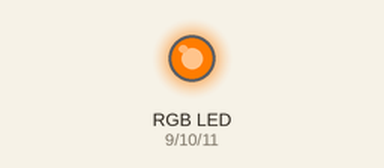
Simulated run of this sketch. Board: Arduino Uno, built with avr-gcc and run on an emulated ATmega328P. Shown: an RGB LED mixed from three pins (HIGH = lit).

Above: at 0.05 s.
At 4.0 s:
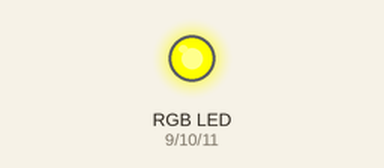
Timing chart, 0 to 4.6 s (numbered marks = the images above):
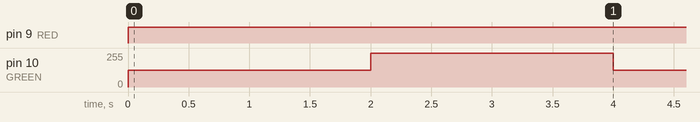

The sketch:

RGB.ino
```cpp
int RED=9;
int GREEN=10;
int BLUE=11;
int i=0;
void setup() {
  // put your setup code here, to run once:
pinMode(RED,OUTPUT);
pinMode(GREEN,OUTPUT);
pinMode(BLUE,OUTPUT);
}

void loop() {
  // put your main code here, to run repeatedly:
  //naranja
  analogWrite(RED,255);
  analogWrite(GREEN,124);
  analogWrite(BLUE,0);
  delay(2000);
  //amarillo
  analogWrite(RED,255);
  analogWrite(GREEN,255);
  analogWrite(BLUE,0);
  delay(2000);

}
```

Measured:
- by itself, pin 9 (RED): LOW → HIGH at 0.00 s
- by itself, pin 10 (GREEN): alternates 255/255 for 2.0 s and 124/255 for 2.0 s
